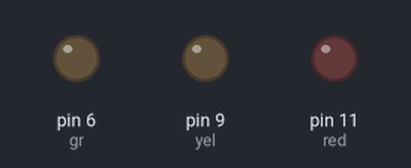
This sketch was run on a simulated Arduino Uno, built with avr-gcc and run on an emulated ATmega328P. Parts: output pins drawn as LEDs (lit = HIGH).

Above: at 0.05 s.
At 5.1 s:
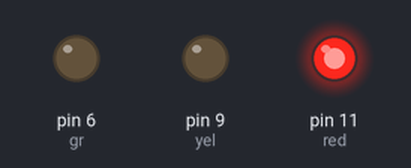
At 11.35 s:
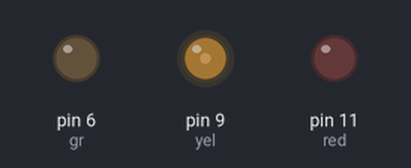
At 17.75 s:
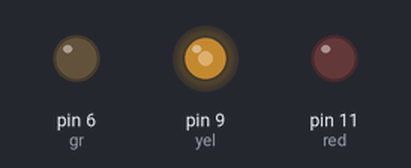
At 25.3 s:
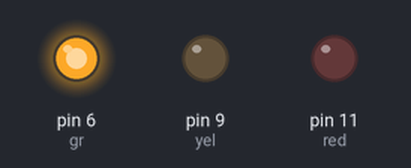
At 35.4 s:
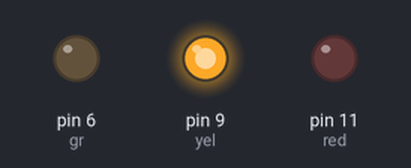
Timing chart, 0 to 40.0 s (numbered marks = the images above):
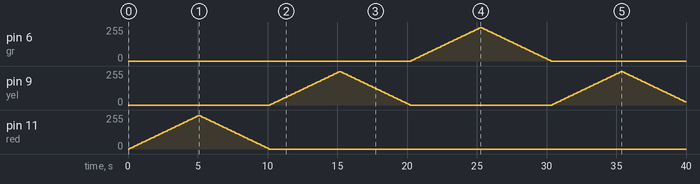

Measured:
- by itself, pin 6 (gr), pin 11 (red): rises from 0/255 to 250/255 in 4.9 s, then falls to 0/255 in 5.1 s

The sketch:

PwmLedFading.ino
```cpp
int red = 11;
int yel = 9;
int gr  = 6;
void setup() {
}
 void loop()
{
col (red, 255);
coll(red, 0);
digitalWrite(red, LOW);

col (yel, 255);
coll(yel, 0);
digitalWrite(yel, LOW);

col (gr, 255);
coll(gr, 0);
digitalWrite(gr, LOW);

col (yel, 255);
coll(yel, 0);
digitalWrite(yel, LOW);
}

void col(int co, int cout){
  for (int i = 0; i < cout; i=i+5){
    analogWrite (co, i);
    delay(100);
  }
}

void coll(int c, int cot){
  for (int i = 250; i > cot; i=i-5){
    analogWrite (c, i);
    delay(100);
  }
}
```
